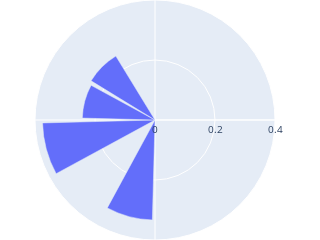
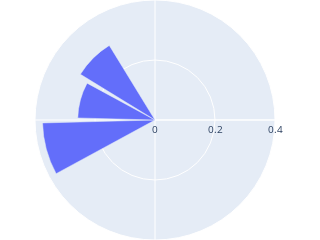
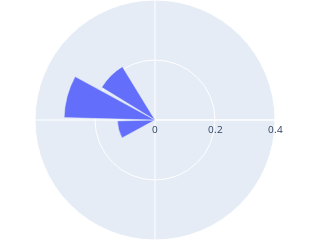
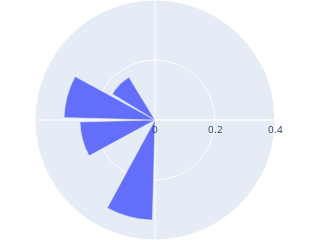

Source (notebook cell) for these figures, in order:
### Code cell
# plot CPF 
import plotly.express as px
for i in factor_name:  
    fig = px.bar_polar(df_ratio, r=i,
                       theta='bin_mean', range_r=[0, 0.4], 
                       width=100, height=100)
    fig.update_polars(radialaxis=dict(dtick=0.2, visible=True),radialaxis_tickfont_size=10)
    fig.update_polars(angularaxis=dict(dtick=90, visible=True, showticklabels=False))
    fig.update_layout(margin=dict(l=0, r=10, t=0, b=0), title=None)
    fig.show()

    fpath = '../../result/cpf_'+i.replace(' ','-')+'.png'
    fig.write_image(fpath, scale=100)

### Figure 1 — Plotly figure (JSON) as saved in the notebook; plotly's stock layout.template omitted (floating-point values rounded to 4 significant figures)
{"data": [{"hovertemplate": "Plant decomposition=%{r}<br>bin_mean=%{theta}<extra></extra>", "legendgroup": "", "marker": {"color": "#636efa", "pattern": {"shape": ""}}, "name": "", "r": [null, null, null, null, null, null, 0.3333, null, 0.375, 0.2424, 0.25], "showlegend": false, "subplot": "polar", "theta": [15, 45, 75, 105, 135, 165, 195, 225, 255, 285, 315], "type": "barpolar"}], "layout": {"barmode": "relative", "height": 100, "legend": {"tracegroupgap": 0}, "margin": {"b": 0, "l": 0, "r": 10, "t": 0}, "polar": {"angularaxis": {"direction": "clockwise", "dtick": 90, "rotation": 90, "showticklabels": false, "visible": true}, "domain": {"x": [0, 1], "y": [0, 1]}, "radialaxis": {"dtick": 0.2, "range": [0, 0.4], "tickfont": {"size": 10}, "visible": true}}, "title": {}, "width": 100}}

### Figure 2 — Plotly figure (JSON) as saved in the notebook; plotly's stock layout.template omitted (floating-point values rounded to 4 significant figures)
{"data": [{"hovertemplate": "Biogenic=%{r}<br>bin_mean=%{theta}<extra></extra>", "legendgroup": "", "marker": {"color": "#636efa", "pattern": {"shape": ""}}, "name": "", "r": [null, null, null, null, null, null, 0, null, 0.375, 0.2576, 0.2917], "showlegend": false, "subplot": "polar", "theta": [15, 45, 75, 105, 135, 165, 195, 225, 255, 285, 315], "type": "barpolar"}], "layout": {"barmode": "relative", "height": 100, "legend": {"tracegroupgap": 0}, "margin": {"b": 0, "l": 0, "r": 10, "t": 0}, "polar": {"angularaxis": {"direction": "clockwise", "dtick": 90, "rotation": 90, "showticklabels": false, "visible": true}, "domain": {"x": [0, 1], "y": [0, 1]}, "radialaxis": {"dtick": 0.2, "range": [0, 0.4], "tickfont": {"size": 10}, "visible": true}}, "title": {}, "width": 100}}

### Figure 3 — Plotly figure (JSON) as saved in the notebook; plotly's stock layout.template omitted (floating-point values rounded to 4 significant figures)
{"data": [{"hovertemplate": "Summer blend gasoline=%{r}<br>bin_mean=%{theta}<extra></extra>", "legendgroup": "", "marker": {"color": "#636efa", "pattern": {"shape": ""}}, "name": "", "r": [null, null, null, null, null, null, 0, null, 0.125, 0.303, 0.2083], "showlegend": false, "subplot": "polar", "theta": [15, 45, 75, 105, 135, 165, 195, 225, 255, 285, 315], "type": "barpolar"}], "layout": {"barmode": "relative", "height": 100, "legend": {"tracegroupgap": 0}, "margin": {"b": 0, "l": 0, "r": 10, "t": 0}, "polar": {"angularaxis": {"direction": "clockwise", "dtick": 90, "rotation": 90, "showticklabels": false, "visible": true}, "domain": {"x": [0, 1], "y": [0, 1]}, "radialaxis": {"dtick": 0.2, "range": [0, 0.4], "tickfont": {"size": 10}, "visible": true}}, "title": {}, "width": 100}}

### Figure 4 — Plotly figure (JSON) as saved in the notebook; plotly's stock layout.template omitted (floating-point values rounded to 4 significant figures)
{"data": [{"hovertemplate": "Winter blend gasoline=%{r}<br>bin_mean=%{theta}<extra></extra>", "legendgroup": "", "marker": {"color": "#636efa", "pattern": {"shape": ""}}, "name": "", "r": [null, null, null, null, null, null, 0.3333, null, 0.25, 0.303, 0.1667], "showlegend": false, "subplot": "polar", "theta": [15, 45, 75, 105, 135, 165, 195, 225, 255, 285, 315], "type": "barpolar"}], "layout": {"barmode": "relative", "height": 100, "legend": {"tracegroupgap": 0}, "margin": {"b": 0, "l": 0, "r": 10, "t": 0}, "polar": {"angularaxis": {"direction": "clockwise", "dtick": 90, "rotation": 90, "showticklabels": false, "visible": true}, "domain": {"x": [0, 1], "y": [0, 1]}, "radialaxis": {"dtick": 0.2, "range": [0, 0.4], "tickfont": {"size": 10}, "visible": true}}, "title": {}, "width": 100}}
